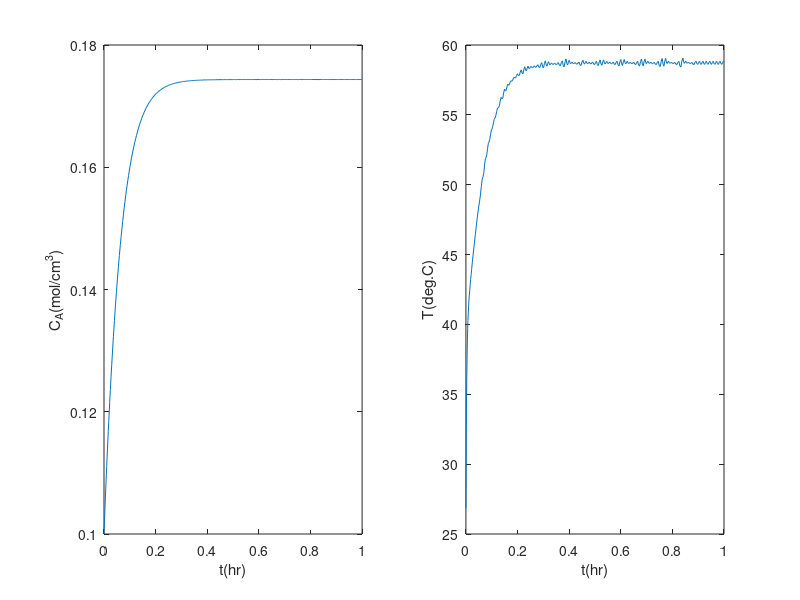

MATLAB code for this plot:
% plcstr.m 
Ca0 = 0.4; k0 = 460; E = 1380; tau = 0.18; Tc = 298.15; kappa = 78; Cp = 32; % data
dy = @(t,x) [(Ca0 - x(1))/tau - (-(-k0*exp(-E/x(2))*x(1))); % define differential equations     
(-(-151080 + 2*(x(2) - 298.15))/Cp)*(-(-k0*exp(-E/x(2))*x(1))/Ca0) - (1+kappa)*(x(2) - Tc)/tau ]; 
tspan = [0 1]; y0 = [0.1 300]; [t y] = ode45(dy, tspan, y0); % solve ODE by ode45 
y(:,2) = y(:,2) - 273.15;  % K -> deg.C 
subplot(1,2,1), plot(t,y(:,1)), xlabel('t(hr)'), ylabel('C_A(mol/cm^3)') 
subplot(1,2,2), plot(t,y(:,2)), xlabel('t(hr)'), ylabel('T(deg.C)') 